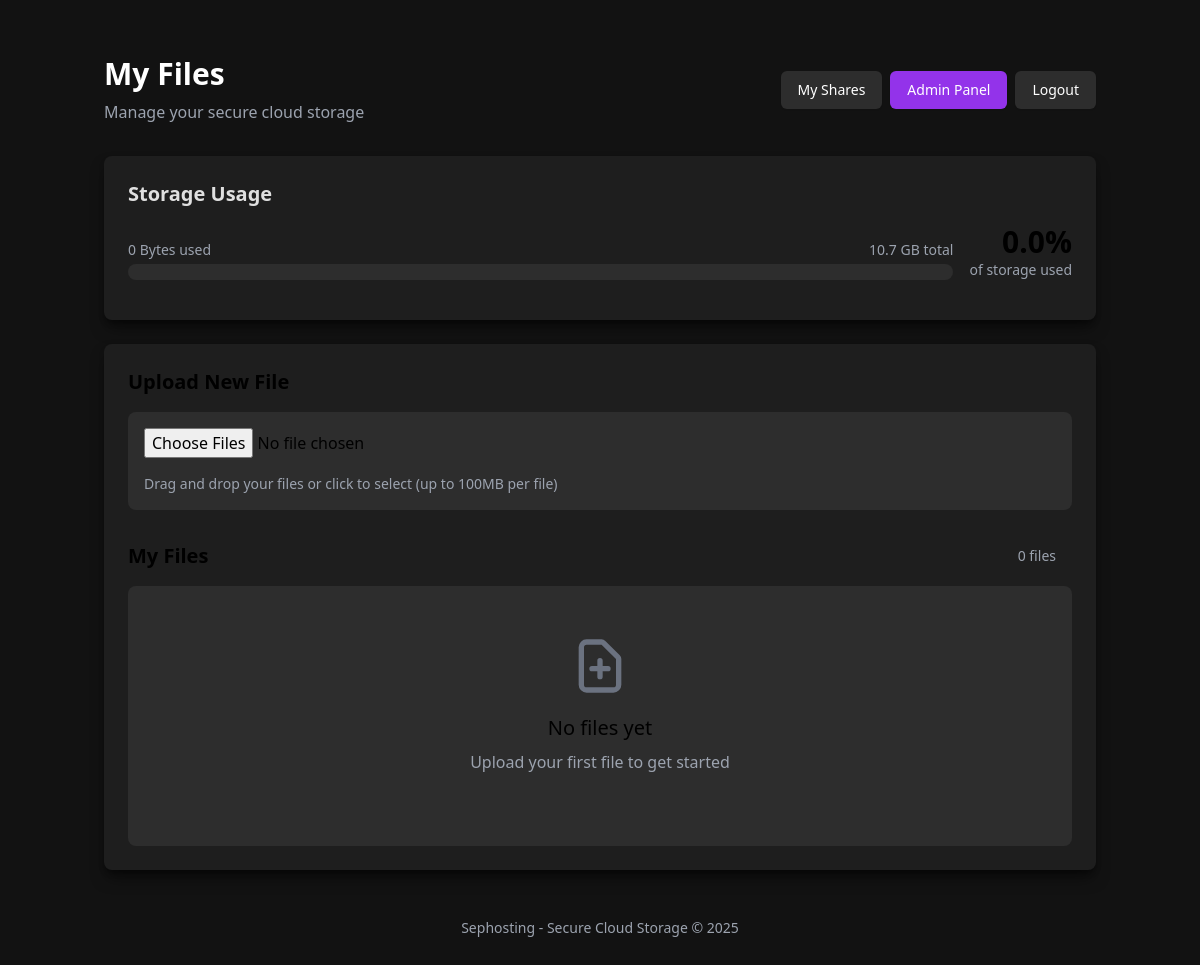
The app's page /dashboard (signed in) with its own data.
### models.py (models this page shows, shortened)
class BaseModel(db.Model):
    __abstract__ = True
    id = db.Column(db.String(36), primary_key=True, default=lambda: str(uuid.uuid4()), unique=True, nullable=False)

class User(BaseModel, UserMixin):
    username = db.Column(db.String(80), unique=True, nullable=False)
    email = db.Column(db.String(120), unique=True, nullable=False)
    password_hash = db.Column(db.String(128), nullable=False)
    is_admin = db.Column(db.Boolean, default=False)
    is_first_login = db.Column(db.Boolean, default=False)  # To track first login
    storage_limit = db.Column(db.BigInteger, default=5 * 1024 * 1024 * 1024)  # 5GB in bytes
    created_at = db.Column(db.DateTime, default=datetime.utcnow)
    files = db.relationship('UserFile', backref='user', lazy=True, cascade="all, delete-orphan")
    def get_used_storage(self):
        total_size = 0
        for file in self.files:
            try:
                if os.path.exists(file.filepath):
                    total_size += os.path.getsize(file.filepath)
            except (OSError, IOError):
                pass
        return total_size
    def get_storage_percentage(self):
        if self.storage_limit == 0:  # Prevent division by zero
            return 100
        return min(100, (self.get_used_storage() / self.storage_limit) * 100)

class SiteSettings(BaseModel):
    setting_key = db.Column(db.String(100), unique=True, nullable=False)
    setting_value = db.Column(db.Text, nullable=True)
    updated_at = db.Column(db.DateTime, default=datetime.utcnow, onupdate=datetime.utcnow)
    @classmethod
    def get_setting(cls, key, default=None):
        setting = cls.query.filter_by(setting_key=key).first()
        if setting:
            return setting.setting_value
        return default

### app.py (the view)
@app.route('/dashboard')
@login_required
@no_cache
def dashboard():
    session.pop('_flashes', None)
    user_files = UserFile.query.filter_by(user_id=current_user.id).order_by(UserFile.uploaded_at.desc()).all()
    footer_text = SiteSettings.get_setting('footer_text', 'Sephosting - Your Personal Cloud Storage')
    return render_template(
        'dashboard.html',
        files=user_files,
        used_storage=current_user.get_used_storage(),
        storage_limit=current_user.storage_limit,
        storage_percentage=current_user.get_storage_percentage(),
        footer_text=footer_text,
        now=datetime.utcnow()
    )

### app.py (called while the page is built, shortened)
@app.context_processor
def inject_csrf_token():
    return {'csrf_token': lambda: generate_csrf()}

def set_no_cache_headers(response):
    response.headers['Cache-Control'] = 'no-store, no-cache, must-revalidate, max-age=0'
    response.headers['Pragma'] = 'no-cache'
    response.headers['Expires'] = '0'
    return response

def no_cache(view_function):
    @wraps(view_function)
    def no_cache_impl(*args, **kwargs):
        response = make_response(view_function(*args, **kwargs))
        return set_no_cache_headers(response)
    return no_cache_impl

@app.before_request
def enforce_session_security():
    if request.endpoint in {'static'} or request.endpoint is None:
        return None
    session.permanent = True
    app.permanent_session_lifetime = timedelta(minutes=30)
    session.modified = True
    if not current_user.is_authenticated:
        return None
    last_activity = session.get('last_activity')
    now_ts = int(time.time())
    session['last_activity'] = now_ts

@login_manager.user_loader
def load_user(user_id):
    user = User.query.get(user_id)
    if user is None:
        return None
    return user

### templates/dashboard.html (shortened to what this page needs)
﻿<!DOCTYPE html>
<html lang="en" class="dark">
<head>
    <script src="https://cdn.tailwindcss.com"></script>
    <link rel="stylesheet" href="https://cdnjs.cloudflare.com/ajax/libs/dropzone/5.9.3/min/dropzone.min.css" />
    <link rel="stylesheet" href="{{ url_for('static', filename='style.css') }}">
</head>
<body class="bg-dark-900 text-gray-100 min-h-screen">
    <div class="container mx-auto px-4 py-6 sm:py-8">
        <div class="flex flex-col md:flex-row md:items-center md:justify-between mb-6 sm:mb-8">
            <div>
                <h1 class="text-2xl sm:text-3xl font-bold text-white mb-2">My Files</h1>
                <p class="text-gray-400">Manage your secure cloud storage</p>
            </div>
            <div class="mt-4 md:mt-0 flex flex-wrap gap-2">
                <a href="{{ url_for('my_shares') }}" class="inline-flex items-center px-4 py-2 border border-transparent rounded-md shadow-sm text-sm font-medium text-white bg-dark-700 hover:bg-dark-600 focus:outline-none focus:ring-2 focus:ring-offset-2 focus:ring-dark-500">
                    My Shares
                </a>
                {% if current_user.is_admin %}
                <a href="{{ url_for('admin_dashboard') }}" class="inline-flex items-center px-4 py-2 border border-transparent rounded-md shadow-sm text-sm font-medium text-white bg-purple-600 hover:bg-purple-700 focus:outline-none focus:ring-2 focus:ring-offset-2 focus:ring-purple-500">
                    Admin Panel
                </a>
                {% endif %}
                <a href="{{ url_for('logout') }}" class="inline-flex items-center px-4 py-2 border border-transparent rounded-md shadow-sm text-sm font-medium text-white bg-dark-700 hover:bg-dark-600 focus:outline-none focus:ring-2 focus:ring-offset-2 focus:ring-dark-500">
                    Logout
                </a>
            </div>
        </div>
        <div class="bg-dark-800 rounded-lg p-4 sm:p-6 shadow-xl mb-6">
            <h2 class="text-xl font-semibold mb-4">Storage Usage</h2>
            <div class="flex flex-col md:flex-row md:items-end mb-4">
                <div class="flex-grow mb-4 md:mb-0 md:mr-4">
                    <div class="flex justify-between text-sm text-gray-400 mb-1">
                        <span id="usedStorageDisplay">{{ used_storage|filesizeformat }} used</span>
                        <span id="totalStorageDisplay">{{ storage_limit|filesizeformat }} total</span>
                    </div>
                    <div class="w-full bg-dark-700 rounded-full h-4">
                    </div>
                </div>
                <div class="text-right">
                    <p class="text-3xl font-bold" id="storagePercentageText">{{ storage_percentage|round(1) }}%</p>
                    <p class="text-sm text-gray-400">of storage used</p>
                </div>
            </div>
        </div>
        <div class="bg-dark-800 rounded-lg p-4 sm:p-6 shadow-xl">
            <div class="mb-6 sm:mb-8">
                <h2 class="text-xl font-semibold mb-4">Upload New File</h2>
                <div class="bg-dark-700 p-4 rounded-lg upload-section">
                    <form action="{{ url_for('chunk_upload') }}" class="dropzone" id="chunkedUpload">
                        <div class="fallback">
                            <input name="file" type="file" multiple />
                        </div>
                    </form>
                    <p class="text-sm text-gray-400 mt-2">Drag and drop your files or click to select (up to 100MB per file)</p>
                </div>
            </div>
            <div>
                <div class="flex flex-col sm:flex-row sm:items-center sm:justify-between mb-4">
                    <h2 class="text-xl font-semibold">My Files</h2>
                    <div class="flex items-center mt-2 sm:mt-0">
                        <p class="text-sm text-gray-400 mr-4" id="fileCount" data-count="{{ files|length }}">{{ files|length }} {{ 'file' if files|length == 1 else 'files' }}</p>
                    </div>
                </div>
                {% if not files %}
                <div class="bg-dark-700 rounded-lg p-8 sm:p-12 text-center" id="noFilesMessage">
                    <div class="flex flex-col items-center">
                        <svg class="w-12 h-12 sm:w-16 sm:h-16 text-gray-500 mb-4" fill="none" stroke="currentColor" viewBox="0 0 24 24">
                            <path stroke-linecap="round" stroke-linejoin="round" stroke-width="2" d="M9 13h6m-3-3v6m5 5H7a2 2 0 01-2-2V5a2 2 0 012-2h5.586a1 1 0 01.707.293l5.414 5.414a1 1 0 01.293.707V19a2 2 0 01-2 2z"></path>
                        </svg>
                        <h3 class="text-xl font-medium mb-2">No files yet</h3>
                        <p class="text-gray-400 mb-6">Upload your first file to get started</p>
                    </div>
                </div>
                {% endif %}
            </div>
        </div>
        <footer class="mt-8 sm:mt-12 text-center text-gray-400 text-sm">
            <p>{{ footer_text }} &copy; {{ now.year }}</p>
        </footer>
    </div>
</body>
</html>

### static/style.css (style rules this page uses)
:root { --dark-bg-primary: #121212; --dark-bg-secondary: #1e1e1e; --dark-bg-tertiary: #2d2d2d; --dark-text-primary: #e0e0e0; --dark-text-secondary: #a0a0a0; --dark-border: #333333; --dark-accent: #3366cc; --dark-accent-hover: #2a52a3; --breakpoint-sm: 640px; --breakpoint-md: 768px; --breakpoint-lg: 1024px; --breakpoint-xl: 1280px; }
html.dark, html.dark body { background-color: var(--dark-bg-primary); color: var(--dark-text-primary); }
* { transition: background-color 0.2s ease, color 0.2s ease, border-color 0.2s ease, box-shadow 0.2s ease; }
.dark .shadow-xl { box-shadow: 0 10px 15px -3px rgba(0, 0, 0, 0.5), 0 4px 6px -2px rgba(0, 0, 0, 0.4); }

### records on screen
User: storage_limit "10.7 GB"
SiteSettings: setting_value "Sephosting - Secure Cloud Storage"

### other values on screen
{{ used_storage|filesizeformat }} "0 Bytes"
{{ storage_percentage|round(1) }} "0.0"
{{ files|length }} "0"
{{ 'file' if files|length == 1 else 'files' }} "files"
